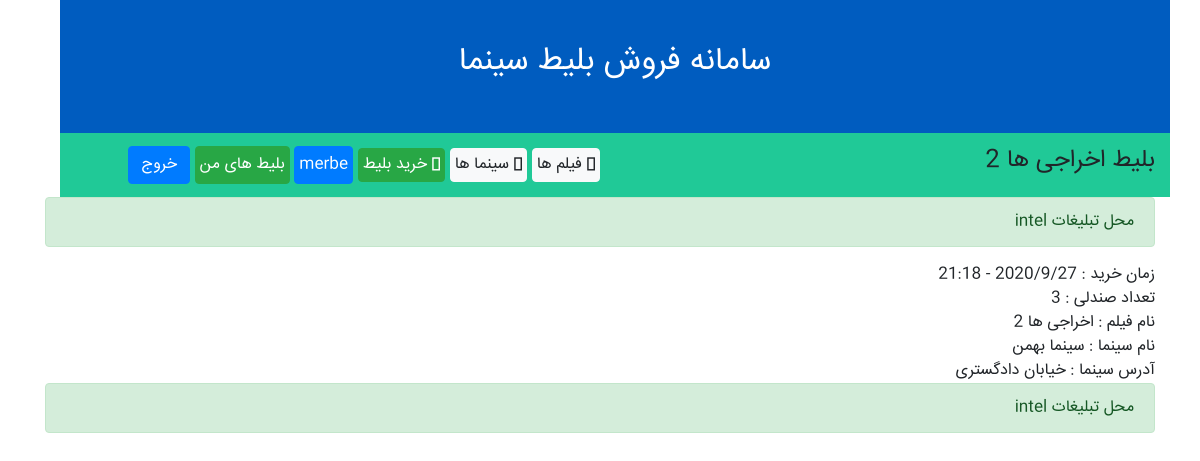
/ticket/details/1/ (signed in), run on the app's committed database.
### ticketing/models.py (models this page shows, shortened)
class Ticket(models.Model):
    class Meta:
        verbose_name = 'بلیت'
        verbose_name_plural = 'ها'
    showtime = models.ForeignKey('ShowTime', on_delete=models.PROTECT, verbose_name='سانس')
    customer = models.ForeignKey('accounts.Profile', on_delete=models.PROTECT, verbose_name="کاربر")
    seat_count = models.IntegerField('تعداد صندلی')
    order_time = models.DateTimeField('زمان خرید', auto_now_add=True)

class ShowTime(models.Model):
    class Meta:
        verbose_name = "سانس"
        verbose_name_plural = "سانس ها"
    movie = models.ForeignKey('Movie', on_delete=models.PROTECT, verbose_name="نام فیلم")
    cinema = models.ForeignKey('Cinema', on_delete=models.PROTECT, verbose_name="نام سینما")
    start_time = models.DateTimeField("زمان سانس")
    price = models.IntegerField("قیمت")
    sabale_seats = models.IntegerField('تعداد صندلی ها')
    free_seats = models.IntegerField("تعداد صندلی خالی")
    """
    define constant for choice status of showtime
    """
    SALE_NOT_STARTED = 1
    SALE_OPEN = 2
    TICKETS_SALE = 3
    SALE_CLOSED = 4
    MOVIE_PLAYED = 5
    SHOW_CANSELED = 6
    status_choice = (
        (SALE_NOT_STARTED, "فروش آغاز نشده"),
        (SALE_OPEN, "در حال فروش بلیط"),
        (TICKETS_SALE, "بلیط ها تمام شد"),
        (SALE_CLOSED, "فروش بلیط بسته شد"),
        (MOVIE_PLAYED, "فیلم پخش شد"),
        (SHOW_CANSELED, "سانس لغو شد"),
    )
    status = models.IntegerField("وضعیت", choices=status_choice)

class Movie(models.Model):
    class Meta:
        verbose_name = "فیلم"
        verbose_name_plural = "فیلم ها"
    name = models.CharField(max_length=100, verbose_name="نام فیلم")
    director = models.CharField(max_length=50, verbose_name="کارگردان فیلم")
    year = models.IntegerField(default=1380, verbose_name="سال ساخت فیلم")
    length = models.IntegerField(default=120, verbose_name="زمان فیلم")
    description = models.TextField("توضیحات", null=True)
    poster = models.ImageField("پوستر", upload_to='imageposter/')

class Cinema(models.Model):
    class Meta:
        verbose_name = "سینما"
        verbose_name_plural = "سینماها"
    cinema_code = models.IntegerField("کد سینما", primary_key=True)
    name = models.CharField("نام سینما", max_length=50)
    city = models.CharField("شهر سینما", max_length=40, default='اصفهان')
    phone = models.IntegerField("شماره تلفن سینما", null=True)
    capacity = models.IntegerField("ظرفیت سینما", default=100)
    address = models.TextField("آدرس سینما", null=True)
    poster = models.ImageField('پوستر', upload_to='imageposter/', null=True, blank=True)
    def __str__(self):
        return self.name

### ticketing/views.py (the view)
# urls.py: path('ticket/details/<int:ticket_id>/', views.ticket_details, name='ticket_details') # view for show ticket detail with specify ticket_id
@login_required
def ticket_details(request, ticket_id):
    ticket = Ticket.objects.get(pk=ticket_id)
    context = {
        'ticket': ticket
    }
    return render(request, 'ticketing/ticket_details.html', context)

### ticketing/templates/ticketing/ticket_details.html
{% extends 'ticketing/base_page.html' %}
{% block toolbar_title %}
    بلیط {{ ticket.showtime.movie.name }}
{% endblock %}
{% block main_content %}
        <div>
            زمان خرید  : {{ ticket.order_time|date:'Y/n/j - H:i' }}
        </div>
        <div>
            تعداد صندلی : {{ ticket.seat_count }}
        </div>
        <div>
            نام فیلم : {{ ticket.showtime.movie.name }}
        </div>
        <div>
            نام سینما : {{ ticket.showtime.cinema }}
        </div>
        <div>
            {% if ticket.showtime.cinema.address %}
                آدرس سینما : {{ ticket.showtime.cinema.address }}
            {% else %}
                آدرس سینما موجود نیست
            {% endif %}
        </div>
{% endblock %}

### ticketing/templates/ticketing/base_page.html (shortened to what this page needs)
{% load static %}
<!DOCTYPE html>
<html lang="en" dir="rtl">
<head>
    <link rel="stylesheet" type="text/css" href="{% static "ticketing/css/bootstrap.rtl.css" %}">
    <link rel="stylesheet" type="text/css" href="{% static "ticketing/css/bootstrap-grid.rtl.css" %}">
    <link rel="stylesheet" type="text/css" href="{% static "ticketing/css/fontawesome.css" %}">
    <link rel="stylesheet" type="text/css" href="{% static "ticketing/css/all.css" %}">
    <link rel="stylesheet" type="text/css" href="{% static "ticketing/css/main.css" %}">
</head>
<body style="direction: rtl;!important">
    <body dir="rtl">
    <div class="container" id="countainer">
        <div class="row align-items-center" id="header">
            <div class="col text-center">
                <h2>سامانه فروش بلیط سینما</h2>
            </div>
        </div>
        <div class="row align-items-center" id="toolbar">
            <div class="col-6 ">
                <h4>
                    {% block toolbar_title %}
                    {% endblock %}
                </h4>
            </div>
            <div class="col-6 text-left">
               {% block toolbar_button %}
                    <a class="button-fix btn btn-light py-1 px-1" href="{% url 'ticketing_app:movie_list' %}">
                          <i class="fa fa-film" aria-hidden="true"></i>
                             فیلم ها
                    </a>
                    <a class="button-fix btn btn-light py-1 px-1" href="{% url 'ticketing_app:cinema_list' %}">
                          <i class="fa fa-building" aria-hidden="true"></i>
                          سینما ها
                    </a>
                    <a class="button-fix btn btn-success py-1 px-1" href="{% url 'ticketing_app:showtime_list' %}">
                          <i class="fa fa-building" aria-hidden="true"></i>
                          خرید بلیط
                    </a>
                   {% if user.is_authenticated %}
                        <a class="btn btn-primary px-1" href="{% url 'accounts:profile_details' %}" >
                            {{ user.username}}
                        </a>
                         <a class="btn btn-success px-1" href="{% url 'ticketing_app:ticket_list'%}" >
                            بلیط های من
                        </a>
                        <a class="btn btn-primary" href="{% url 'accounts:logout' %}" >
                            خروج
                        </a>
                   {% else %}
                       <a class="button-fix btn btn-primary py-1 px-2 mr-3" href="{% url 'accounts:login'%}">
                          <i class="fa fa-building" aria-hidden="true"></i>
                          ورود
                        </a>
                   {% endif %}
               {% endblock %}
            </div>
        </div>
        {% include "ticketing/_ad.html" with company="intel" color="success"%}
        {% block main_content %}
        {% endblock %}
        {% include "ticketing/_ad.html" with company="intel" color="success"%}
    </div>
</body>
</html>

### ticketing/static/ticketing/css/all.css (style rules this page uses)
.fa, .fas, .far, .fal, .fad, .fab { -moz-osx-font-smoothing: grayscale; -webkit-font-smoothing: antialiased; display: inline-block; font-style: normal; font-variant: normal; text-rendering: auto; line-height: 1; }
.fa-building:before { content: "\f1ad"; }
.fa-film:before { content: "\f008"; }
.fa, .fas { font-family: 'Font Awesome 5 Free'; font-weight: 900; }

### ticketing/static/ticketing/css/main.css (style rules this page uses)
#header { width: 100%; height: 5em; background-color: #005cbf; font-size: 20pt; color: #ffffff; }
#toolbar { width: 100%; background-color: #20c997; height: 8vh; }
.button-fix { text-align: left; }

### data on the page
Ticket: showtime.movie.name "اخراجی ها 2", order_time "2020/9/27 - 21:18", seat_count "3", showtime.cinema "سینما بهمن", showtime.cinema.address "خیابان دادگستری"

### other printed values
{{ user.username }} "merbe"
{{ company }} "intel intel"
